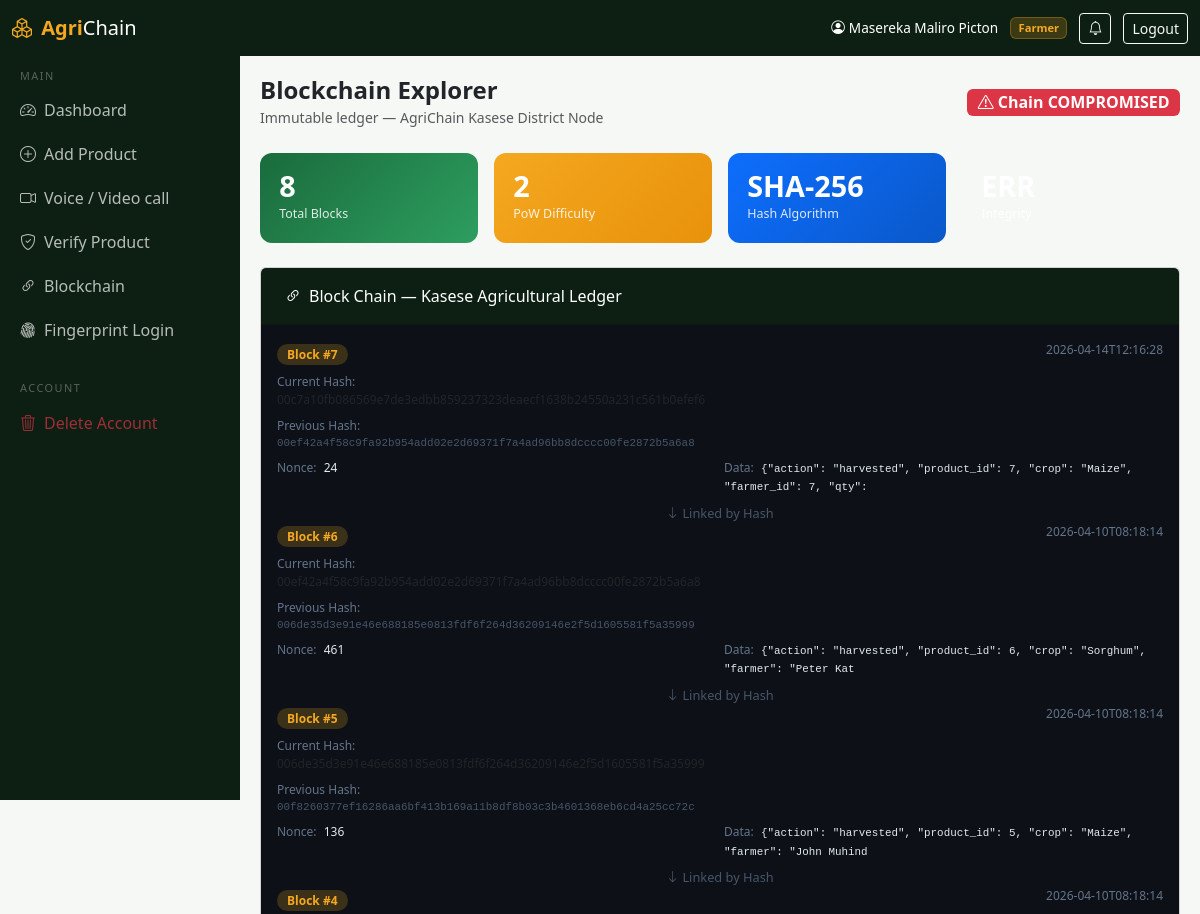
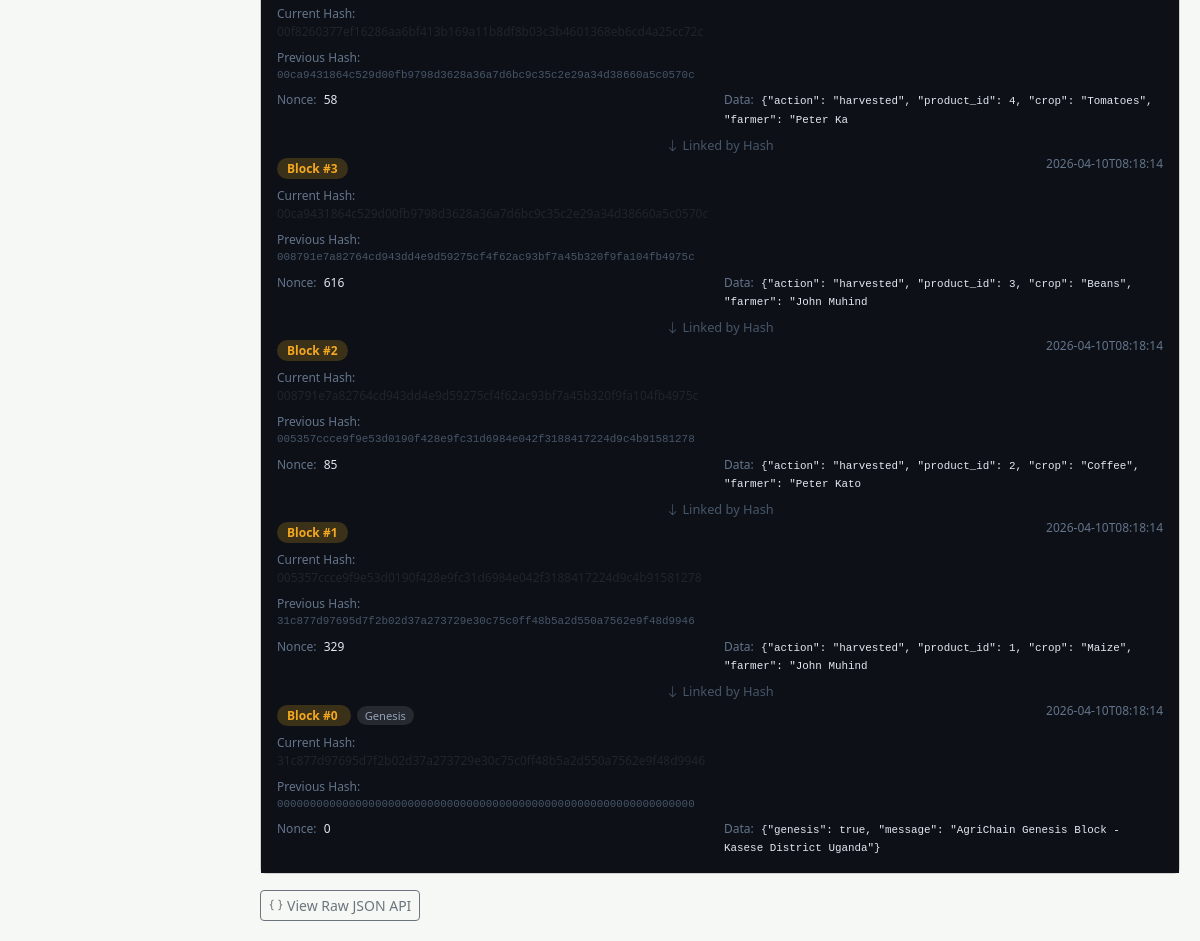
The app's page /blockchain_explorer (signed in) with its own data (2 pictures, top to bottom).
### models.py (models this page shows)
class Block(db.Model):
    __tablename__ = 'blocks'
    id = db.Column(db.Integer, primary_key=True)
    index = db.Column(db.Integer, unique=True, nullable=False)
    timestamp = db.Column(db.DateTime, default=datetime.utcnow)
    data = db.Column(db.Text)
    previous_hash = db.Column(db.String(64))
    hash = db.Column(db.String(64), unique=True)
    nonce = db.Column(db.Integer, default=0)
    def to_dict(self):
        return {
            'index': self.index,
            'timestamp': self.timestamp.isoformat(),
            'data': self.data,
            'previous_hash': self.previous_hash,
            'hash': self.hash,
            'nonce': self.nonce
        }

### routes.py (the view)
@main_bp.route('/blockchain_explorer')
@login_required
def blockchain_explorer():
    bc = Blockchain()
    chain = bc.get_chain()
    is_valid = bc.is_chain_valid()
    return render_template('blockchain_explorer.html', chain=chain, is_valid=is_valid)

### blockchain.py (called while the page is built)
def canonical_json_for_stored_block(block):
    ts = block.timestamp
    if hasattr(ts, 'tzinfo') and ts.tzinfo is not None:
        ts = ts.replace(tzinfo=None)
    return json.dumps({
        'index': block.index,
        'timestamp': ts.isoformat(),
        'data': json.loads(block.data),
        'previous_hash': block.previous_hash,
        'nonce': block.nonce
    }, sort_keys=True)

    def is_chain_valid(self):
        blocks = self.Block.query.order_by(self.Block.index).all()
        for i in range(1, len(blocks)):
            curr = blocks[i]
            prev = blocks[i - 1]
            recalc = hashlib.sha256(
                canonical_json_for_stored_block(curr).encode()
            ).hexdigest()
            if curr.hash != recalc:
                return False
            if curr.previous_hash != prev.hash:
                return False
        return True

    def get_chain(self):
        return [b.to_dict() for b in self.Block.query.order_by(self.Block.index).all()]

### routes.py (called while the page is built)
def login_required(f):
    @wraps(f)
    def decorated(*args, **kwargs):
        if 'user_id' not in session:
            return redirect(url_for('auth.login'))
        return f(*args, **kwargs)
    return decorated

### templates/blockchain_explorer.html (shortened to what this page needs)
{% extends "base.html" %}
{% block content %}
<div class="d-flex justify-content-between align-items-center mb-4">
  <div>
    <h4 class="fw-bold mb-0">Blockchain Explorer</h4>
    <small class="text-muted">Immutable ledger — AgriChain Kasese District Node</small>
  </div>
  <div>
    {% if is_valid %}
    <span class="badge bg-success fs-6"><i class="bi bi-shield-check me-1"></i>Chain Integrity: VALID</span>
    {% else %}
    <span class="badge bg-danger fs-6"><i class="bi bi-exclamation-triangle me-1"></i>Chain COMPROMISED</span>
    {% endif %}
  </div>
</div>
<div class="row g-3 mb-4">
  <div class="col-md-3"><div class="stat-card green"><div class="stat-num">{{ chain|length }}</div><div class="stat-label">Total Blocks</div></div></div>
  <div class="col-md-3"><div class="stat-card amber"><div class="stat-num">2</div><div class="stat-label">PoW Difficulty</div></div></div>
  <div class="col-md-3"><div class="stat-card blue"><div class="stat-num">SHA-256</div><div class="stat-label">Hash Algorithm</div></div></div>
  <div class="col-md-3"><div class="stat-card {% if is_valid %}green{% else %}red{% endif %}"><div class="stat-num">{% if is_valid %}100%{% else %}ERR{% endif %}</div><div class="stat-label">Integrity</div></div></div>
</div>
<div class="card">
  <div class="card-header py-3 px-4" style="background:var(--dark);color:white;">
    <i class="bi bi-link-45deg me-2"></i>Block Chain — Kasese Agricultural Ledger
  </div>
  <div class="card-body p-3" style="background:#0d1117">
    {% for block in chain|reverse %}
    <div class="block-card">
      <div class="d-flex justify-content-between align-items-start mb-2">
        <div>
          <span style="background:rgba(244,168,32,0.2);color:var(--accent);padding:2px 10px;border-radius:12px;font-size:0.75rem;font-weight:600">
            Block #{{ block.index }}
          </span>
          {% if block.index == 0 %}
          <span style="background:rgba(255,255,255,0.1);color:#94a3b8;padding:2px 8px;border-radius:12px;font-size:0.7rem;margin-left:6px">Genesis</span>
          {% endif %}
        </div>
        <span style="font-size:0.75rem;color:#64748b">{{ block.timestamp[:19] }}</span>
      </div>
      <div class="row g-2" style="font-size:0.75rem">
        <div class="col-12">
          <span style="color:#64748b">Current Hash:</span>
          <div class="block-hash">{{ block.hash }}</div>
        </div>
        <div class="col-12">
          <span style="color:#64748b">Previous Hash:</span>
          <div style="font-family:'JetBrains Mono',monospace;font-size:0.68rem;color:#475569">{{ block.previous_hash }}</div>
        </div>
        <div class="col-md-6">
          <span style="color:#64748b">Nonce:</span>
          <span style="color:#e2e8f0;margin-left:4px">{{ block.nonce }}</span>
        </div>
        <div class="col-md-6">
          <span style="color:#64748b">Data:</span>
          <span style="color:#e2e8f0;margin-left:4px;font-family:'JetBrains Mono',monospace;font-size:0.68rem">
            {{ block.data[:80] if block.data|length > 80 else block.data }}
          </span>
        </div>
      </div>
      {% if not loop.last %}
      <div class="text-center mt-2" style="color:#475569;font-size:0.8rem">
        <i class="bi bi-arrow-down"></i> Linked by Hash
      </div>
      {% endif %}
    </div>
    {% endfor %}
  </div>
</div>
<div class="mt-3">
  <a href="/api/chain" class="btn btn-outline-secondary btn-sm" target="_blank">
    <i class="bi bi-braces me-1"></i>View Raw JSON API
  </a>
</div>
{% endblock %}

### templates/base.html (style rules this page uses)
:root { --primary: #1a6b3c; --primary-light: #2d9e5f; --accent: #f4a820; --dark: #0d1f13; --surface: #f5f8f5; --text: #1a2a1e; --border: #d4e4d8; }
* { box-sizing: border-box; }
body { background: var(--surface); margin: 0; }
.stat-card { border-radius:12px; padding:1.2rem; color:white; }
.stat-card.green { background: linear-gradient(135deg,#1a6b3c,#2d9e5f); }
.stat-card.amber { background: linear-gradient(135deg,#f4a820,#e8920a); }
.stat-card.blue { background: linear-gradient(135deg,#0d6efd,#0a58ca); }
.stat-num { font-size:1.8rem; font-weight:800; line-height:1; }
.stat-label { font-size:0.78rem; opacity:0.85; margin-top:4px; }
.main-content * { pointer-events: auto; }

### records on screen
Block: index "7", timestamp "2026-04-14T12:16:28", hash "00c7a10fb086569e7de3edbb859237323deaecf1638b24550a231c561b0efef6", previous_hash "00ef42a4f58c9fa92b954add02e2d69371f7a4ad96bb8dcccc00fe2872b5a6a8", nonce "24", data "{\"action\": \"harvested\", \"product_id\": 7, \"crop\": \"Maize\", \"farmer_id\": 7, \"qty\":", shows "Linked by Hash"
Block: index "6", timestamp "2026-04-10T08:18:14", hash "00ef42a4f58c9fa92b954add02e2d69371f7a4ad96bb8dcccc00fe2872b5a6a8", previous_hash "006de35d3e91e46e688185e0813fdf6f264d36209146e2f5d1605581f5a35999", nonce "461", data "{\"action\": \"harvested\", \"product_id\": 6, \"crop\": \"Sorghum\", \"farmer\": \"Peter Kat", shows "Linked by Hash"
Block: index "5", timestamp "2026-04-10T08:18:14", hash "006de35d3e91e46e688185e0813fdf6f264d36209146e2f5d1605581f5a35999", previous_hash "00f8260377ef16286aa6bf413b169a11b8df8b03c3b4601368eb6cd4a25cc72c", nonce "136", data "{\"action\": \"harvested\", \"product_id\": 5, \"crop\": \"Maize\", \"farmer\": \"John Muhind", shows "Linked by Hash"
Block: index "4", timestamp "2026-04-10T08:18:14", hash "00f8260377ef16286aa6bf413b169a11b8df8b03c3b4601368eb6cd4a25cc72c", previous_hash "00ca9431864c529d00fb9798d3628a36a7d6bc9c35c2e29a34d38660a5c0570c", nonce "58", data "{\"action\": \"harvested\", \"product_id\": 4, \"crop\": \"Tomatoes\", \"farmer\": \"Peter Ka", shows "Linked by Hash"
Block: index "3", timestamp "2026-04-10T08:18:14", hash "00ca9431864c529d00fb9798d3628a36a7d6bc9c35c2e29a34d38660a5c0570c", previous_hash "008791e7a82764cd943dd4e9d59275cf4f62ac93bf7a45b320f9fa104fb4975c", nonce "616", data "{\"action\": \"harvested\", \"product_id\": 3, \"crop\": \"Beans\", \"farmer\": \"John Muhind", shows "Linked by Hash"
Block: index "2", timestamp "2026-04-10T08:18:14", hash "008791e7a82764cd943dd4e9d59275cf4f62ac93bf7a45b320f9fa104fb4975c", previous_hash "005357ccce9f9e53d0190f428e9fc31d6984e042f3188417224d9c4b91581278", nonce "85", data "{\"action\": \"harvested\", \"product_id\": 2, \"crop\": \"Coffee\", \"farmer\": \"Peter Kato", shows "Linked by Hash"
Block: index "1", timestamp "2026-04-10T08:18:14", hash "005357ccce9f9e53d0190f428e9fc31d6984e042f3188417224d9c4b91581278", previous_hash "31c877d97695d7f2b02d37a273729e30c75c0ff48b5a2d550a7562e9f48d9946", nonce "329", data "{\"action\": \"harvested\", \"product_id\": 1, \"crop\": \"Maize\", \"farmer\": \"John Muhind", shows "Linked by Hash"
Block: index "0", shows "Genesis", timestamp "2026-04-10T08:18:14", hash "31c877d97695d7f2b02d37a273729e30c75c0ff48b5a2d550a7562e9f48d9946", previous_hash "0000000000000000000000000000000000000000000000000000000000000000", nonce "0", data "{\"genesis\": true, \"message\": \"AgriChain Genesis Block - Kasese District Uganda\"}"

### other values on screen
{{ session.user_name }} "Masereka Maliro Picton"
{{ session.user_role|title }} "Farmer"
{{ chain|length }} "8"
